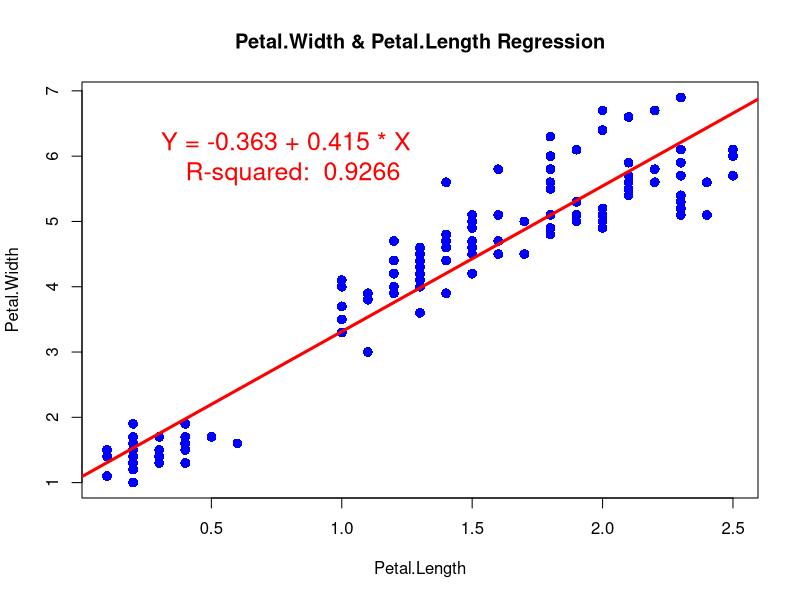

Here is the R script that generated this plot:
#install.packages("Hmisc",dependencies = TRUE)


library("Hmisc")


mydata <- iris

str(mydata)


Fit  <- lm (mydata$Petal.Width ~ mydata$Petal.Length)

summary(Fit)


plot(mydata$Petal.Width,mydata$Petal.Length,col = "blue",main = "Petal.Width & Petal.Length Regression",cex = 1.3,pch = 16,xlab = "Petal.Length",ylab = "Petal.Width")

abline(lm(mydata$Petal.Length~mydata$Petal.Width), col="red", lwd=3, lty=1)

text(0.8, 6, "Y = -0.363 + 0.415 * X \n R-squared:  0.9266", cex = 1.5,col="red")
